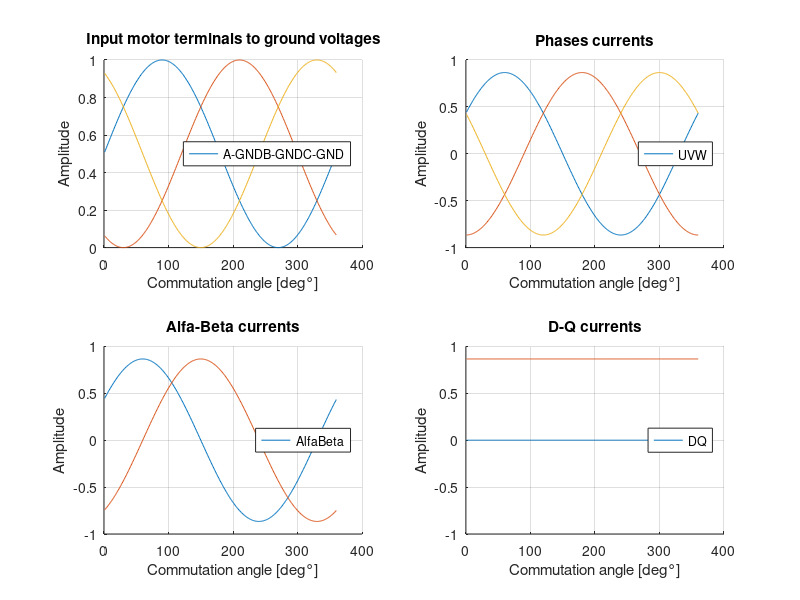

MATLAB code for this plot: (Note: this script raises an error after producing the figure.)
close all;
clear all;

ang = 1:1:360;

%    _____ _____ _   _ _    _  _____ 
%   / ____|_   _| \ | | |  | |/ ____|
%  | (___   | | |  \| | |  | | (___  
%   \___ \  | | | . ` | |  | |\___ \ 
%   ____) |_| |_| |\  | |__| |____) |
%  |_____/|_____|_| \_|\____/|_____/ 
                                                                  
% PHASE TO GROUND VOLTAGES
sinA_GND = (sin(deg2rad(ang))+1)/2;
sinB_GND = (sin(deg2rad(ang-120))+1)/2;
sinC_GND = (sin(deg2rad(ang-240))+1)/2;

% PHASE VOLTAGES
sinAB = (sinA_GND-sinB_GND);
sinBC = (sinB_GND-sinC_GND);
sinCA = (sinC_GND-sinA_GND);

% ALFA BETA
sin_alfa = sinAB;
sin_beta = (sinBC - sinCA)/sqrt(3);

alfa = atan2(sin_beta,sin_alfa);
rho = sqrt(sin_alfa.^2+sin_beta.^2);

% D-Q

for i = 1:1:360
    tet = deg2rad(ang(i)+180+30); 
    % Phase voltages are shifted to inputs by 30 deg,
    % 180 is cause by signs in A-B calculations
    sin_D(i) = cos(tet)*sin_alfa(i) + sin(tet)*sin_beta(i);
    sin_Q(i) = -sin(tet)*sin_alfa(i) + cos(tet)*sin_beta(i);
end

figure(1);

subplot(2,2,1);
hold on;
plot(sinA_GND);
plot(sinB_GND);
plot(sinC_GND);
grid on;
legend(["A-GND","B-GND","C-GND"],'Location','east');
xlabel("Commutation angle [deg°]");
ylabel("Amplitude");
title("Input motor terminals to ground voltages");

subplot(2,2,2);
hold on;
plot(sinAB);
plot(sinBC);
plot(sinCA);
grid on;
legend(["U","V","W"],'Location','east');
xlabel("Commutation angle [deg°]");
ylabel("Amplitude");
title("Phases currents");

subplot(2,2,3);
hold on;
plot(sin_alfa);
plot(sin_beta);
grid on;
legend(["Alfa","Beta"],'Location','east');
ylim([-1,1]);
xlabel("Commutation angle [deg°]");
ylabel("Amplitude");
title("Alfa-Beta currents");

subplot(2,2,4);
hold on;
plot(sin_D);
plot(sin_Q);
grid on;
legend(["D","Q"],'Location','east');
ylim([-1,1]);
xlabel("Commutation angle [deg°]");
ylabel("Amplitude");
title("D-Q currents");

%left-upper corner
set(gcf, 'Position', [1.8000 885.8000 1444 760.8000]);
saveas(gcf,'svm_1','epsc');

figure(2);

polarplot(alfa,rho,'--');
hold on;
polarplot(alfa,rho,'o');
hold off;
title("Alfa-Beta current vectors");
rlim([0 1]);

saveas(gcf,'svm_2','epsc');

%   __  __  ____  _____         _____ _____ _   _ _    _  _____ 
%  |  \/  |/ __ \|  __ \       / ____|_   _| \ | | |  | |/ ____|
%  | \  / | |  | | |  | |_____| (___   | | |  \| | |  | | (___  
%  | |\/| | |  | | |  | |______\___ \  | | | . ` | |  | |\___ \ 
%  | |  | | |__| | |__| |      ____) |_| |_| |\  | |__| |____) |
%  |_|  |_|\____/|_____/      |_____/|_____|_| \_|\____/|_____/ 
                                                                                                                    
% PHASE TO GROUND VOLTAGES
sin_a = sin(deg2rad(ang));
sin_b = sin(deg2rad(ang-120));
sin_c = sin(deg2rad(ang-240));

for i = 1:1:360
    mod(i) = min([sin_a(i) sin_b(i) sin_c(i)]); 
end
%mod = circshift(mod,+60);

svmA_GND = (sin_a - mod)/sqrt(3);
svmB_GND = (sin_b - mod)/sqrt(3);
svmC_GND = (sin_c - mod)/sqrt(3);


% PHASE VOLTAGES
svmAB = (svmA_GND-svmB_GND);
svmBC = (svmB_GND-svmC_GND);
svmCA = (svmC_GND-svmA_GND);

% ALFA BETA
svm_alfa = svmAB;
svm_beta = (svmBC - svmCA)/sqrt(3);

alfa = atan2(svm_beta,svm_alfa);
rho = sqrt(svm_alfa.^2+svm_beta.^2);

% D-Q
for i = 1:1:360
    tet = deg2rad(ang(i)+180+30);
    svm_D(i) = cos(tet)*svm_alfa(i) + sin(tet)*svm_beta(i);
    svm_Q(i) = -sin(tet)*svm_alfa(i) + cos(tet)*svm_beta(i);
end

figure(3);

subplot(2,2,1);
hold on;
plot(svmA_GND);
plot(svmB_GND);
plot(svmC_GND);
plot(mod);
grid on;
legend(["A-GND","B-GND","C-GND"],'Location','east');
xlabel("Commutation angle [deg°]");
ylabel("Amplitude");
title("Input motor terminals to ground voltages");

subplot(2,2,2);
hold on;
plot(svmAB);
plot(svmBC);
plot(svmCA);
grid on;
legend(["U","V","W"],'Location','east');
xlabel("Commutation angle [deg°]");
ylabel("Amplitude");
title("Phases currents");

subplot(2,2,3);
hold on;
plot(svm_alfa);
plot(svm_beta);
grid on;
legend(["Alfa","Beta"],'Location','east');
ylim([-1,1]);
xlabel("Commutation angle [deg°]");
ylabel("Amplitude");
title("Alfa-Beta currents");

subplot(2,2,4);
hold on;
plot(svm_D);
plot(svm_Q);
grid on;
legend(["D","Q"],'Location','east');
ylim([-1,1]);
xlabel("Commutation angle [deg°]");
ylabel("Amplitude");
title("D-Q currents");

%left-bottom corner
set(gcf, 'Position', [1.8000 41.8000 1444 760.8000]);
saveas(gcf,'svm_3','epsc')

figure(4);

polarplot(alfa,rho,'--')
hold on;
polarplot(alfa,rho,'o')
hold off;
title("Alfa-Beta current vectors");
rlim([0 1]);

saveas(gcf,'svm_4','epsc')

%   _______ _____  _____      _____ _____ _   _ _    _  _____ 
%  |__   __|  __ \|_   _|    / ____|_   _| \ | | |  | |/ ____|
%     | |  | |__) | | |_____| (___   | | |  \| | |  | | (___  
%     | |  |  _  /  | |______\___ \  | | | . ` | |  | |\___ \ 
%     | |  | | \ \ _| |_     ____) |_| |_| |\  | |__| |____) |
%     |_|  |_|  \_\_____|   |_____/|_____|_| \_|\____/|_____/                                                     

stA_GND = (sin(deg2rad(ang)) - sawtooth(deg2rad(ang+90)*3,1/2)/4)/sqrt(3) + 0.5;
stB_GND = (sin(deg2rad(ang-120)) - sawtooth(deg2rad(ang+210)*3,1/2)/4)/sqrt(3) + 0.5;
stC_GND = (sin(deg2rad(ang-240)) - sawtooth(deg2rad(ang+330)*3,1/2)/4)/sqrt(3) + 0.5;
x = sawtooth(deg2rad(ang+90)*3,1/2)/4;

% PHASE VOLTAGES
stAB = (stA_GND-stB_GND);
stBC = (stB_GND-stC_GND);
stCA = (stC_GND-stA_GND);

% ALFA BETA
st_alfa = stAB;
st_beta = (stBC - stCA)/sqrt(3);

alfa = atan2(st_beta,st_alfa);
rho = sqrt(st_alfa.^2+st_beta.^2);

% D-Q

for i = 1:1:360
    tet = deg2rad(ang(i)+180+30);
    st_D(i) = cos(tet)*st_alfa(i) + sin(tet)*st_beta(i);
    st_Q(i) = -sin(tet)*st_alfa(i) + cos(tet)*st_beta(i);
end

figure(5);

subplot(2,2,1);
hold on;
plot(stA_GND);
plot(stB_GND);
plot(stC_GND);
plot(x+0.5);
legend(["A-GND","B-GND","C-GND","Mod"]);

subplot(2,2,2);
hold on;
plot(stAB);
plot(stBC);
plot(stCA);
legend(["A-B","B-C","C-A"]);
ylim([-1,1]);

subplot(2,2,3);
hold on;
plot(st_alfa);
plot(st_beta);
legend(["Alfa","Beta"]);
ylim([-1,1]);

subplot(2,2,4);
hold on;
plot(st_D);
plot(st_Q);
legend(["D","Q"]);
ylim([-1.1,1.1]);

%right-upper corner
set(gcf, 'Position', [1.4474e+03 41.8000 1.4448e+03 760.8000]);
saveas(gcf,'svm_5','epsc')

figure(6);

polarplot(alfa,rho,'--')
hold on;
polarplot(alfa,rho,'.')
hold off;
title("Alfa-Beta current vectors");

saveas(gcf,'svm_6','epsc')
